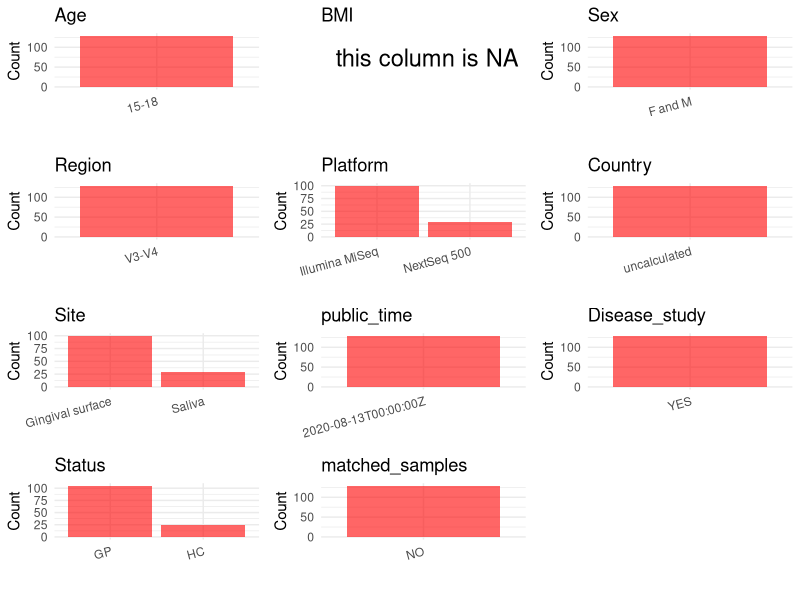

This chart was generated by the following R code: (Note: this script raises an error after producing the figure.)
## ---- chunk 1
# Load necessary libraries
library(dplyr)
library(ggplot2)
library(cowplot)
setwd("D:/PRJNA650272")
initial_meta<-read.csv("SraRunTable.csv",header = T)
head(initial_meta)
## ---- chunk 2
metadata <- data.frame(
  BioProject = initial_meta$BioProject,
  Run = initial_meta$Run,
  sample_name =initial_meta$`Library.Name`,
  Age = initial_meta$AGE,
 
  Platform = initial_meta$Instrument,
  Country = initial_meta$geo_loc_name_country,
  Site = initial_meta$isolate,
  public_time = initial_meta$ReleaseDate,
  stringsAsFactors = FALSE
)
## ---- chunk 3
metadata$BMI <-NA
metadata$Sex <-"F and M"

metadata$Region <- "V3-V4"
metadata$PCR_primers <-"F:5'TCGTCGGCAGCGTCAGATGTGTATAAGAGACAGCCTACGGGNGGCWGCAG; R：5'GTCTCGTGGGCTCGGAGATGTGTATAAGAGACAGGACTACHVGGGTATCTAATC"
metadata$title <- "Microbiomes in supragingival biofilms and saliva of adolescent patients with provoked and naturally occurring gingivitis relative to gingival health"
metadata$Disease_study <- "YES"
metadata<-metadata%>%
  mutate(Status=case_when(grepl("C",sample_name)~"HC",grepl("A|B",sample_name)~"GP"))

metadata$matched_samples <- "NO"

#extract subject id by remove prefix of sample_name
metadata$sample_name <- gsub("A|B|C", "", metadata$sample_name)

# Check initial data distribution
cat("Initial sample distribution:\n")
table(metadata$sample_name)
table(metadata$Site)


# Calculate sampling frequency per subject
sample_counts <- table(metadata$sample_name)
cat("\nNumber of samples per subject:\n")
print(sample_counts)

## ---- chunk 4
# Check the number of unique runs and sample names
print(paste("Number of unique runs:", length(unique(metadata$Run))))
print(paste("Number of unique sample names:", length(unique(metadata$sample_name))))
## ---- chunk 5
# Select columns for visualization
plot_data <- metadata %>%
  select(-BioProject, -Run, -sample_name, -title)

# Function to create simple plots for each column
create_simple_plots <- function(data) {
  plots <- list()
  
  for (col in colnames(data)) {
    # Check if the column is all NA
    if (all(is.na(data[[col]]))) {
      # Create an empty plot with text indicating all NA
      p <- ggplot() +
        annotate("text", x = 0.5, y = 0.5, label = "this column is NA", size = 6) +
        labs(title = col) +
        theme_void()
    } else if (is.numeric(data[[col]])) {
      # Numeric variable: histogram
      p <- ggplot(data, aes(x = .data[[col]])) +
        geom_histogram(fill = "blue", alpha = 0.6, bins = 20, na.rm = TRUE) +
        labs(title = col) +
        theme_minimal()
    } else {
      # Categorical variable: bar plot (remove NA values)
      count_data <- as.data.frame(table(data[[col]], useNA = "ifany"))
      p <- ggplot(count_data, aes(x = reorder(Var1, -Freq), y = Freq)) +
        geom_col(fill = "red", alpha = 0.6) +
        labs(title = col, x = NULL, y = "Count") +
        theme_minimal() +
        theme(axis.text.x = element_text(angle = 15, hjust = 1))
    }
    plots[[col]] <- p
  }
  
  return(plots)
}

# Generate and arrange plots
plots <- create_simple_plots(plot_data)
p<-plot_grid(plots$Age, 
          plots$BMI, 
          plots$Sex, 
          plots$Region, 
          plots$Platform, 
          plots$Country, 
          plots$Site,
          plots$public_time, 
          plots$Disease_study,
          plots$Status,
          plots$matched_samples,# add 
          ncol = 3, align = "hv", axis = "lb")
ggsave("Metadata_Summary.png", plot = p, width = 8, height = 6, dpi = 150)
## ---- chunk 6
knitr::include_graphics("Metadata_Summary.png")
## ---- chunk 7
# Reorder columns to match the desired format
metadata <- metadata[, c(
  "BioProject", "Run", "sample_name", "Age", "BMI", "Sex", 
  "Region", "Platform", "Country", "Site", "public_time", 
  "PCR_primers", "title", "Disease_study", "Status","matched_samples"
)]

# Export the uniform metadata to a CSV file
write.csv(metadata, file = "metadata.csv", quote = FALSE)
head(metadata)
